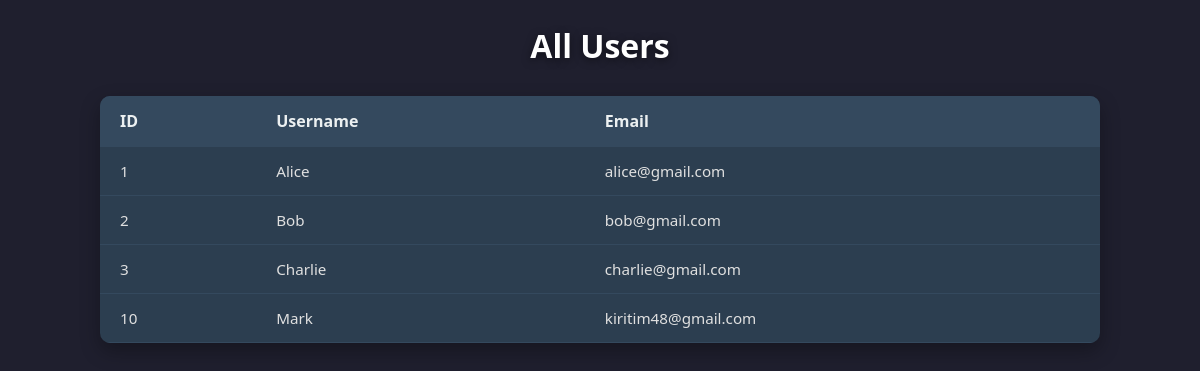
The app's page /admin/users.php (signed in) with its own data.
### tables this page shows
CREATE TABLE `users` (
  `id` int NOT NULL AUTO_INCREMENT,
  `username` varchar(50) NOT NULL,
  `email` varchar(100) NOT NULL,
  `password` varchar(255) NOT NULL,
  `created_at` timestamp NULL DEFAULT CURRENT_TIMESTAMP,
  PRIMARY KEY (`id`),
  UNIQUE KEY `username` (`username`),
  UNIQUE KEY `email` (`email`)
);

### admin/users.php (the view, shortened to what this page needs)
<?php
include '../includes/db.php';
$users = $conn->query("SELECT * FROM users");
?>
<head>
    <link rel="stylesheet" href="../assets/css/admin.css">
</head>
<h2>All Users</h2>
<table>
<tr><th>ID</th><th>Username</th><th>Email</th></tr>
<?php while($row = $users->fetch_assoc()): ?>
<tr>
    <td><?php echo $row['id']; ?></td>
    <td><?php echo htmlspecialchars($row['username']); ?></td>
    <td><?php echo htmlspecialchars($row['email']); ?></td>
</tr>
<?php endwhile; ?>
</table>

### assets/css/admin.css (style rules this page uses)
* { margin: 0; padding: 0; box-sizing: border-box; font-family: 'Segoe UI', Tahoma, Geneva, Verdana, sans-serif; }
h2 { text-align: center; font-size: 2rem; color: #ffffff; margin-bottom: 25px; }
table { width: 90%; max-width: 1000px; margin: 0 auto 50px auto; border-collapse: collapse; background-color: #2c3e50; border-radius: 8px; overflow: hidden; box-shadow: 0 8px 20px rgba(0,0,0,0.3); }
th, td { padding: 14px 20px; text-align: left; border-bottom: 1px solid #34495e; }
th { background-color: #34495e; font-size: 1rem; font-weight: 700; color: #ecf0f1; }
td { font-size: 0.95rem; }
table { border-radius: 10px; overflow: hidden; }
h2 { text-shadow: 0 2px 8px rgba(0,0,0,0.5); }

### records on screen
users: id "1", username "Alice", email "alice@gmail.com"
users: id "2", username "Bob", email "bob@gmail.com"
users: id "3", username "Charlie", email "charlie@gmail.com"
users: id "10", username "Mark", email "kiritim48@gmail.com"
